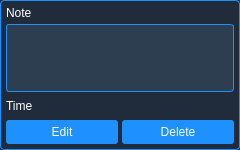
<?xml version="1.0" encoding="UTF-8"?>
<ui version="4.0">
 <class>Form</class>
 <widget class="QWidget" name="Form">
  <property name="geometry">
   <rect>
    <x>0</x>
    <y>0</y>
    <width>240</width>
    <height>150</height>
   </rect>
  </property>
  <property name="windowTitle">
   <string>Form</string>
  </property>
  <property name="styleSheet">
   <string notr="true">QWidget#Form {
    background-color: #202c3c;
    color: white;
    border: 1px solid #1e90ff;
    border-radius: 4px;
    margin: 0px;
}
QPushButton {
    background-color: #1e90ff;
    color: white;
    border-radius: 3px;
    padding: 3px;
    border: none;
    min-width: 60px;
}
QPushButton:hover {
    background-color: #1873cc;
}
QTextEdit {
    background-color: #2c3e50;
    color: white;
    border: 1px solid #1e90ff;
    border-radius: 3px;
    padding: 3px;
}
QLabel {
    color: white;
    background-color: transparent;
}</string>
  </property>
  <layout class="QVBoxLayout" name="verticalLayout">
   <property name="spacing">
    <number>4</number>
   </property>
   <property name="leftMargin">
    <number>6</number>
   </property>
   <property name="topMargin">
    <number>6</number>
   </property>
   <property name="rightMargin">
    <number>6</number>
   </property>
   <property name="bottomMargin">
    <number>6</number>
   </property>
   <item>
    <widget class="QLabel" name="note">
     <property name="text">
      <string>Note</string>
     </property>
    </widget>
   </item>
   <item>
    <widget class="QTextEdit" name="txt_note">
     <property name="minimumSize">
      <size>
       <width>0</width>
       <height>60</height>
      </size>
     </property>
    </widget>
   </item>
   <item>
    <layout class="QHBoxLayout" name="horizontalLayout">
     <property name="spacing">
      <number>4</number>
     </property>
     <item>
      <widget class="QLabel" name="label">
       <property name="text">
        <string>Time</string>
       </property>
      </widget>
     </item>
     <item>
      <widget class="QLabel" name="lb_time">
       <property name="text">
        <string/>
       </property>
      </widget>
     </item>
     <item>
      <spacer name="horizontalSpacer">
       <property name="orientation">
        <enum>Qt::Horizontal</enum>
       </property>
       <property name="sizeHint" stdset="0">
        <size>
         <width>40</width>
         <height>20</height>
        </size>
       </property>
      </spacer>
     </item>
    </layout>
   </item>
   <item>
    <layout class="QHBoxLayout" name="horizontalLayout_2">
     <property name="spacing">
      <number>4</number>
     </property>
     <item>
      <widget class="QPushButton" name="btn_edit">
       <property name="minimumSize">
        <size>
         <width>0</width>
         <height>24</height>
        </size>
       </property>
       <property name="text">
        <string>Edit</string>
       </property>
      </widget>
     </item>
     <item>
      <widget class="QPushButton" name="btn_delete">
       <property name="minimumSize">
        <size>
         <width>0</width>
         <height>24</height>
        </size>
       </property>
       <property name="text">
        <string>Delete</string>
       </property>
      </widget>
     </item>
    </layout>
   </item>
  </layout>
 </widget>
 <resources/>
 <connections/>
</ui>
